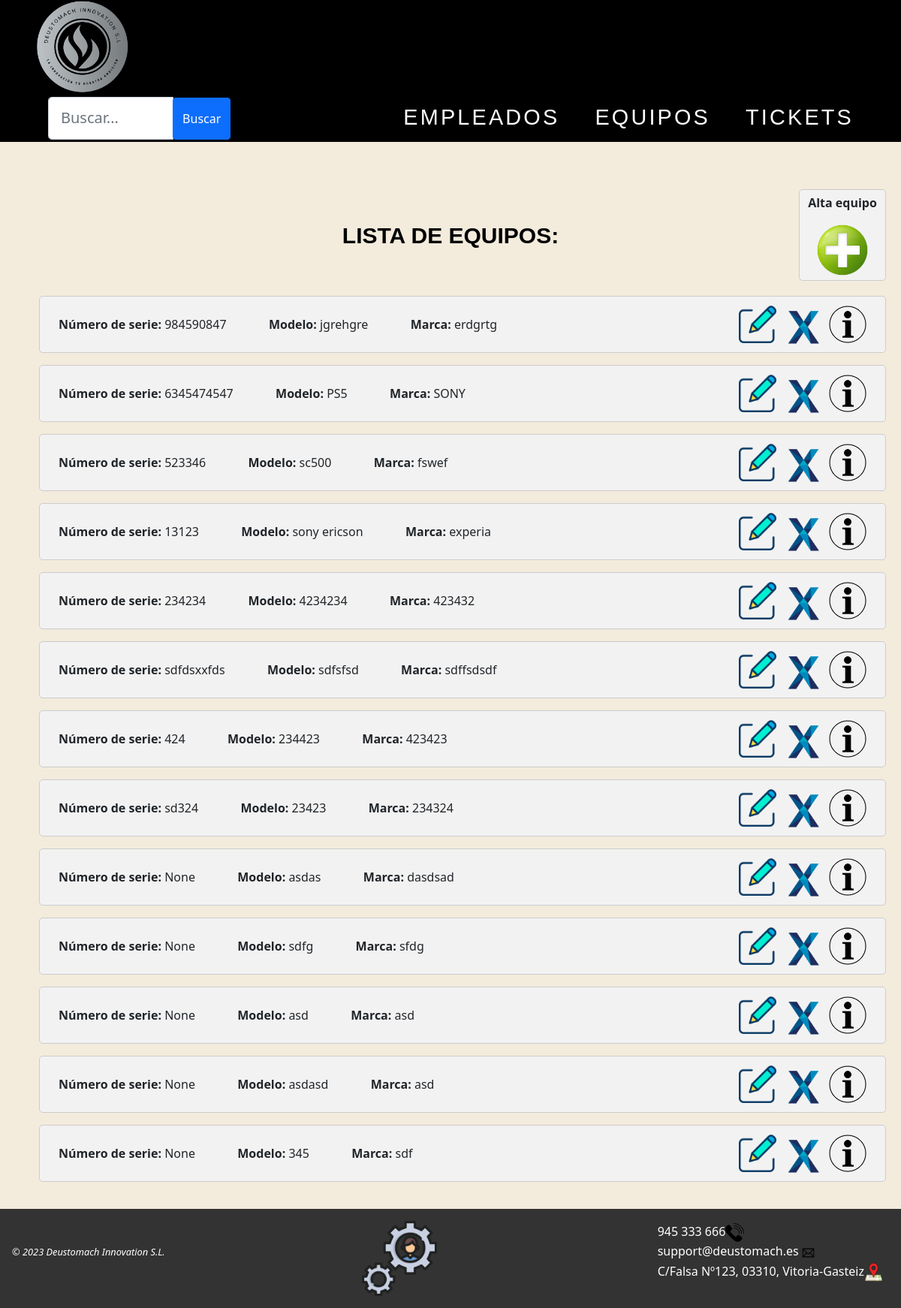
The page /AppWeb/listadoEquipos/ on the database its author committed.
### AppWeb/models.py (models this page shows, shortened)
class Equipo(models.Model):
    nserie = models.CharField(max_length=20, unique=True)
    modelo = models.CharField(max_length=50)
    marca = models.CharField(max_length=30)
    tipo = models.CharField(max_length=20)
    fechaAdquisicion = models.DateField(null=True, blank=True)
    fechaPuestaMarcha = models.DateField(null=True, blank=True)
    provNombre = models.CharField(max_length=30)
    provTelefono = models.IntegerField(default=0)
    planta = models.CharField(max_length=15)

### AppWeb/views.py (the view)
# urls.py: path('AppWeb/listadoEquipos/', views.ListaEquipo.as_view(), name='listado-equipo'),
class ListaEquipo(ListView):
    model = Equipo
    template_name = 'listadoEquipos.html'
    context_object_name = 'equipos'
    def get_queryset(self):
        queryset = super().get_queryset()
        busqueda = self.request.GET.get("buscar")
        if busqueda:
            queryset = queryset.filter(
                Q(nserie__icontains=busqueda) |
                Q(modelo__icontains=busqueda) |
                Q(marca__icontains=busqueda)
            ).distinct()
        return queryset

### AppWeb/Templates/listadoEquipos.html (shortened to what this page needs)
{% extends "homeEquipos.html" %}
{% load static %}
{% block contenido %}
<div class="contenido">
    <div id="totalalta">
        <div id="titulos">
            <h1>LISTA DE EQUIPOS:</h1>
        </div>
        <div id="mas">
            <p><b>Alta equipo</b></p>
            <a href="{% url 'gestion:crear-equipo' %}"><img class="centrado" src="{% static 'images/añadirusr.png' %}"
                    width="70px" title="Crear un empleado nuevo"></a>
        </div>
        {% if object_list %}
        {% for eq in object_list %}
        <ul>
            <div class="objetos">
                <span><b>Número de serie: </b>{{eq.nserie}}</span> &emsp;&emsp;&emsp;
                <b>Modelo: </b>{{eq.modelo}}</span> &emsp;&emsp;&emsp;
                <b>Marca: </b>{{eq.marca}}</span>
                <a id="objetos1" href="{% url 'gestion:detalle-equipo' eq.id %}"><img
                        src="{% static 'images/info.png' %}" title="Pulsa para ver los detalles del equipo"
                        width="50px"></a>
                <a id="objetos1" href="{% url 'gestion:borrar-equipo' eq.id %}"><img
                        src="{% static 'images/delete.png' %}" title="Haz clic para eliminar el equipo"
                        width="50px"></a>
                <a id="objetos1" href="{% url 'gestion:modificar-equipo' eq.id %}"><img
                        src="{% static 'images/editar.png' %}" title="Haz clic para editar este equipo"
                        width="50px"></a>
            </div>
        </ul>
        {% endfor %}
        {% else %}
        <h1>No hay equipos disponibles</h1>
        {% endif %}
    </div>
    {% endblock %}

### AppWeb/static/css/Estilo.css (style rules this page uses)
img { max-width: 100%; height: auto; }
body { background-color: #f3ebdc; position: relative; display: flex; flex-direction: column; min-height: 100vh; }
#totalalta { display: inline; margin-top: auto; }
#titulos { margin-top: 40px; margin-bottom: -100px; }
#mas { margin-left: auto; margin-right: 0; margin-bottom: 20px; padding: 5px; background-color: #f2f2f2; border-radius: 5px; border: 1px solid #ccc; max-width: 10%; text-align: center; }
.contenido { margin: 0 auto; max-width: 1400px; padding: 20px; }
h1 { font-weight: 700; color: black; font-family: sans-serif; font-size: 30px; text-align: center; margin-bottom: 20px; }
#objetos1 { margin-left: 10px; margin-top: -13px; float: right; }
.objetos { justify-content: space-between; background-color: #f2f2f2; padding: 25px; border-radius: 5px; border: 1px solid #ccc; }
a { color: white; text-decoration: none; }

### rows shown on the page
Equipo: nserie "984590847", modelo "jgrehgre", marca "erdgrtg"
Equipo: nserie "6345474547", modelo "PS5", marca "SONY"
Equipo: nserie "523346", modelo "sc500", marca "fswef"
Equipo: nserie "13123", modelo "sony ericson", marca "experia"
Equipo: nserie "234234", modelo "4234234", marca "423432"
Equipo: nserie "sdfdsxxfds", modelo "sdfsfsd", marca "sdffsdsdf"
Equipo: nserie "424", modelo "234423", marca "423423"
Equipo: nserie "sd324", modelo "23423", marca "234324"
Equipo: nserie "None", modelo "asdas", marca "dasdsad"
Equipo: nserie "None", modelo "sdfg", marca "sfdg"
Equipo: nserie "None", modelo "asd", marca "asd"
Equipo: nserie "None", modelo "asdasd", marca "asd"
Equipo: nserie "None", modelo "345", marca "sdf"
